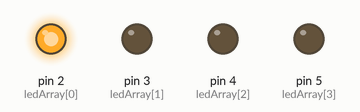
A sketch run on a simulated Arduino Uno, built with avr-gcc and run on an emulated ATmega328P. Shown: output pins drawn as LEDs (lit = HIGH).

Above: at 0.2 s.
At 1.2 s:
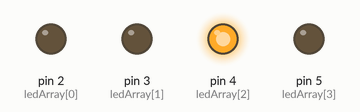
At 2.7 s:
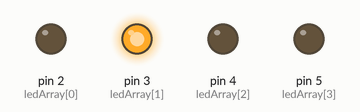
At 3.7 s:
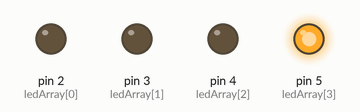
Timing chart, 0 to 4.6 s (numbered marks = the images above):
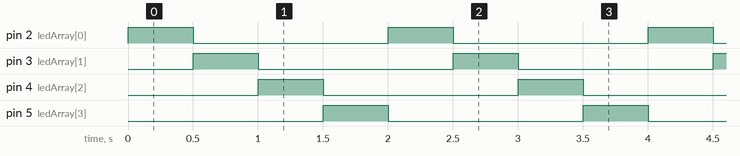

Measured:
- by itself, pin 2 (ledArray[0]), pin 3 (ledArray[1]), pin 4 (ledArray[2]), pin 5 (ledArray[3]): alternates HIGH for 0.50 s and LOW for 1.5 s
- by itself, everything shown: repeats every 2.0 s, in 5 steps

The sketch:

opg4.ino
```cpp
  const byte ledArray [] = {2 ,3 ,4 ,5};

  void setup() {
    for(int x=2; x<=5;x++){
      pinMode(x,OUTPUT);
    }
  }

  void loop() {
    for(int x=0; x<=3;x++){
      digitalWrite(ledArray[x],HIGH);
      delay(500);
      digitalWrite(ledArray[x],LOW);
    }
  }
```
